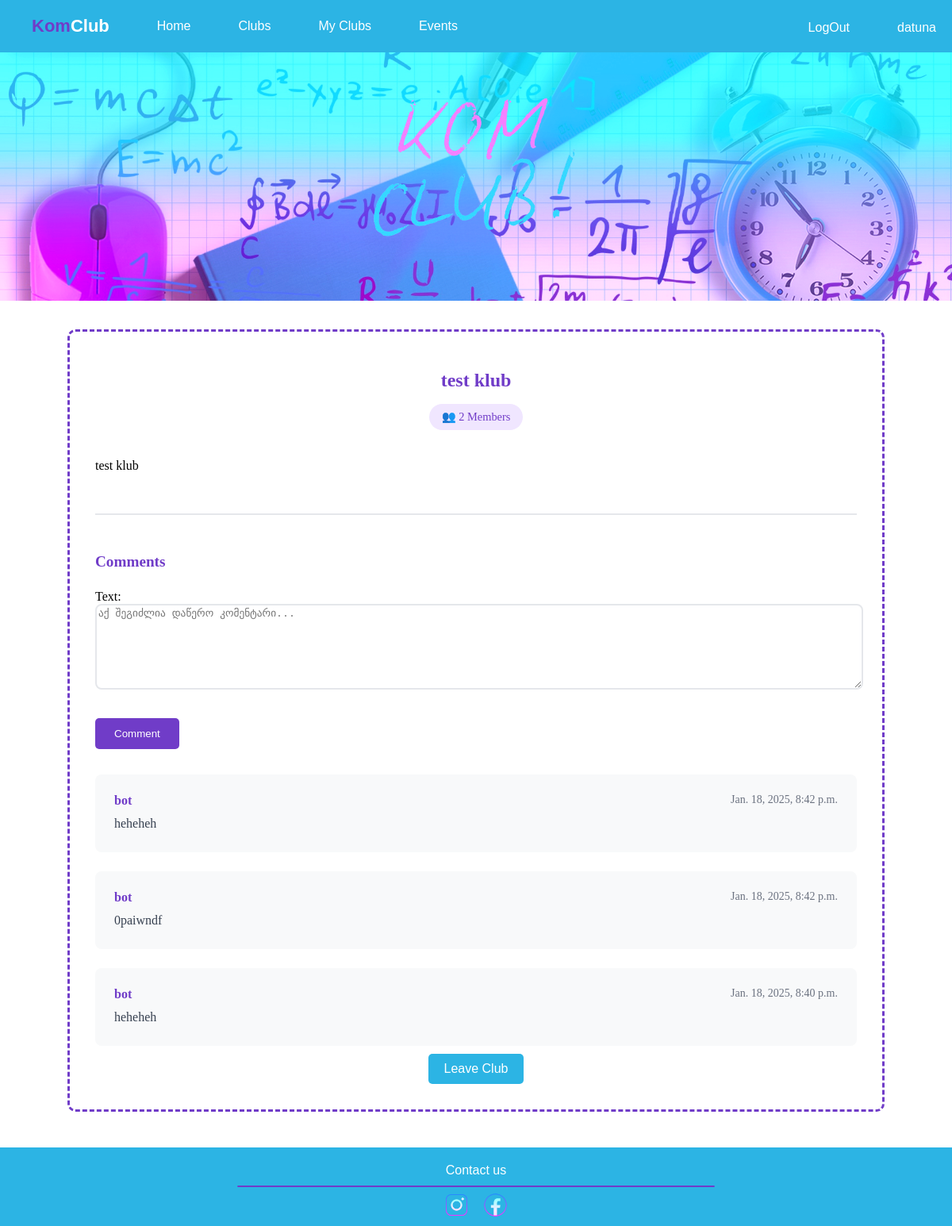
Page /club/test-klub/ (signed in) on the earlier database version.
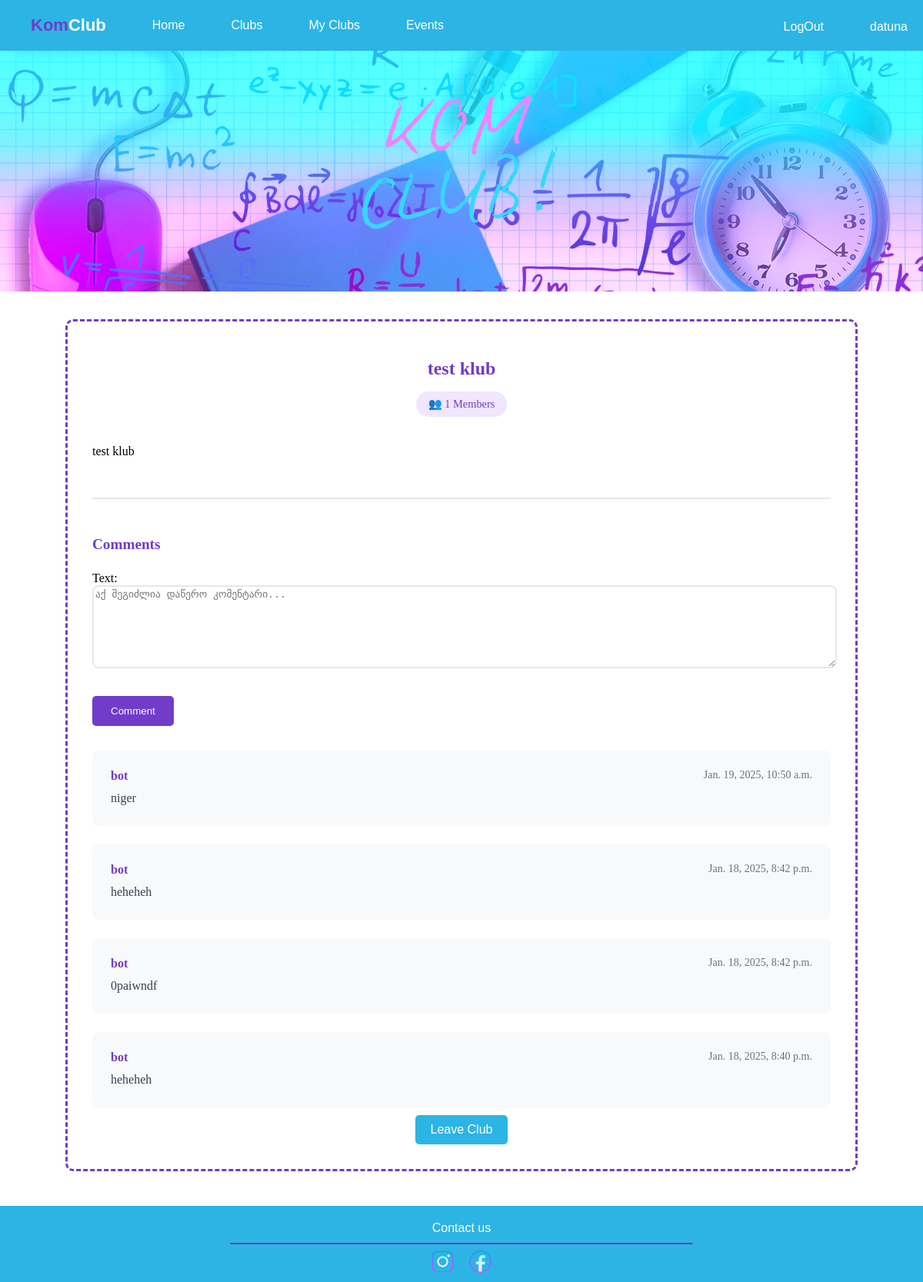
Same page on the later database version.
### clubs/models.py (models this page shows, shortened)
class Clubs_info(models.Model):
    name = models.CharField(max_length=30, unique=True)
    description = models.TextField(blank=True, null=True)
    members = models.ManyToManyField('users.User_info', related_name='clubs', blank=True)
    owner = models.ForeignKey('users.User_info', related_name='owned_clubs', on_delete=models.CASCADE, default=1)
    slug = models.SlugField(unique=True, blank=True)

class Comments(models.Model):
    user = models.ForeignKey('users.User_info', related_name='comments', on_delete=models.CASCADE, default='1')
    club = models.ForeignKey('clubs.Clubs_info', related_name='club_comments', on_delete=models.CASCADE, default='1')
    text = models.TextField()
    create_time = models.DateTimeField(auto_now_add=True)
    class Meta:
        ordering = ['-create_time']

### users/models.py (models this page shows)
class User_info(models.Model):
    username = models.CharField(max_length=15, default='bot')
    gmail = models.EmailField(unique=True)
    password = models.CharField(max_length=20, default='bot123')
    pfp = models.ImageField(default='../../static/images/defaultpfp.jpg')
    premmision = models.BooleanField(default=False)
    def __str__(self):
        return self.username

### clubs/views.py (the view)
# urls.py: path('club/<slug:slug>/', club_detail, name='club_detail'),
def club_detail(request, slug):
    user_id = request.session.get('user_id')
    if user_id:
        club = Clubs_info.objects.get(slug=slug)
        comments = club.club_comments.all()
        form = CommentForm()
        members_count = club.members.aggregate(members_count=Count('id'))
        if request.method == 'POST':
            form = CommentForm(request.POST)
            if form.is_valid():
                form.save()
                text = form.cleaned_data['text']
                Comments.objects.filter(text=text).update(user=user_id)
    else:
        return redirect('/login')
    return render(request, 'club_detail.html', {'club' : club, 'members_count' : members_count, 'form' : form, 'comments': comments})

### clubs/forms.py
class CommentForm(forms.ModelForm):
    class Meta:
        model = Comments
        fields = ['text']
        widgets = {
            'text': forms.Textarea(attrs={
                'class': 'comment-input',
                'placeholder': 'აქ შეგიძლია დაწერო კომენტარი...',
                'rows': 3,
            }),
        }

### clubs/templates/club_detail.html (shortened to what this page needs)
{% extends 'base.html' %}
{% block body %}
<div class="club-container">
    <div class="club-header">
        <h1 class="club-name">{{ club.name }}</h1>
        <div class="club-meta">
            <div class="member-count">
                👥 {{ members_count.members_count|default:"0" }} Members
            </div>
        </div>
    </div>
    <div class="club-description">
        {{ club.description }}
    </div>
    <div class="comments-section">
        <h2 class="comments-header">Comments</h2>
        <form method="post" class="comment-form">
            {{ form.as_p }}
            <button type="submit" class="comment-submit">Comment</button>
        </form>
        <div class="comments-list">
            {% for comment in comments %}
            <div class="comment">
                <div class="comment-header">
                    <span class="comment-author">{{comment.user}}</span>
                    <span class="comment-date">{{comment.create_time}}</span>
                </div>
                <div class="comment-content">
                    {{comment.text}}
                </div>
            </div>
            {% endfor %}
        </div>
    </div>
    <div class="club-actions">
        <a href="{% url 'leave_club' club_id=club.id %}" class="leave-club-btn">
            Leave Club
        </a>
    </div>
</div>
{% endblock %}

### HomePage/templates/base.html (shortened to what this page needs)
<!DOCTYPE html>
<html lang="en">
<head>
    <link rel="stylesheet" href="../../static/css/style.css">
</head>
<body>
<div class="page-container">
    <div class="content-wrap">
 <nav class="navigation">
    <ul class="left-nav">
        <li class="bt bigfont l">
            <a href="/" class="logo"><span>Kom</span>Club</a>
        </li>
        <li class="l">
            <a href="/" class="bt q nav-link">Home</a>
        </li>
        <li class="l">
            <a href="/clubs" class="bt q nav-link">Clubs</a>
        </li>
        <li class="l">
            <a href="/my_clubs" class="bt q nav-link">My Clubs</a>
        </li>
        <li class="l">
            <a href="/events" class="bt q nav-link"> Events</a>
        </li>
    </ul>
    <ul class="right-nav">
    {% if request.session.user_id %}
        <li class="l">
            <a class="bt q nav-link" href="/logout">LogOut</a>
        </li>
        <li class="l">
            <a class="bt q">{{ request.session.username }}</a>
        </li>
    {% endif %}
    </ul>
</nav>
<img src="../../static/images/image.jpg" class="banner">
    {% block body %}
    {% endblock %}
  <footer>
    <a class="contact">Contact us</a>
    <div class="divider"></div>
    <img class="appicon" src="../../static/images/instagram.png" href="#">
    <img class="appicon" src="../../static/images/facebook.png" href="#">
  </footer>
  </div>
</div>
</body>
</html>

### static/css/style.css (style rules this page uses)
.logo { display: block; margin: 0 auto; transition: filter 0.3s ease; }
body, html { margin: 0; padding: 0; width:100%; overflow-x: hidden; }
.banner { width:100%; filter:brightness(1.2); }
.navigation { background-color: #2cb4e4; display: flex; justify-content: space-between; align-items: center; padding: 10px 20px; margin: 0; width:100%; }
.logo { font-size: 22px; font-weight: bold; color: white; text-decoration: none; }
ul { list-style: none; display: flex; padding: 0; margin: 0; }
.left-nav { justify-content: flex-start; }
.right-nav { margin-left: auto; }
li { margin-right: 20px; }
.bt { font-family: Verdana, Geneva, Tahoma, sans-serif; color: white; padding: 10px 20px; text-decoration: none; display: block; white-space: nowrap; transition: background-color 0.3s ease, font-size 0.3s ease; }
.l { display: block; }
.q { padding-top: 13.5px; }
.bigfont { font-size: 22px; }
.contact { font-family: Verdana, Geneva, Tahoma, sans-serif; color: white; padding: 10px 20px; text-decoration: none; display: block; align-self:flex-start; white-space: nowrap; }
.divider { background-color: #7c44dd; margin: 0 auto; border-color:#703cc8; border-style:solid; border-width:1px; border-radius: 50px; width:50%; }
footer { margin: 0px; background-color: #2cb4e4; width: 100%; text-align: center; padding-top:10px; position:absolute; bottom:0; }
.page-container { position:relative; min-height:100vh; }
.content-wrap { padding-bottom: 7rem; }
.appicon { margin:5px; width:35px; filter:brightness(1.3) }

### clubs/templates/club_detail.html (style rules this page uses)
.club-container { width: 80%; max-width: 1200px; margin: 2rem auto; padding: 2rem; padding-bottom:0; border: 3px dashed #703cc8; border-radius: 10px; }
.club-header { text-align: center; margin-bottom: 2rem; }
.club-name { color: #703cc8; font-size: 24px; font-weight: bold; margin-bottom: 1rem; }
.club-meta { display: flex; justify-content: center; align-items: center; gap: 1rem; margin-bottom: 1.5rem; color: #666; font-size: 0.9rem; }
.member-count { display: flex; align-items: center; gap: 0.5rem; padding: 0.5rem 1rem; background-color: #f0e6ff; border-radius: 20px; color: #703cc8; }
.club-description { line-height: 1.6; text-align: left; font-size: 16px; margin-bottom: 2rem; }
.club-actions { text-align: center; margin-bottom: 2rem; }
.leave-club-btn { display: inline-block; background-color: #2cb4e4; color: white; padding: 10px 20px; border-radius: 5px; text-decoration: none; font-family: Verdana, sans-serif; transition: background-color 0.3s ease, transform 0.2s ease; margin-top:10px; margin-bottom:0; }
.comments-section { margin-top: 3rem; border-top: 2px solid #e5e7eb; padding-top: 2rem; }
.comments-header { color: #703cc8; font-size: 1.2rem; margin-bottom: 1.5rem; font-weight: bold; }
.comment-form { margin-bottom: 2rem; }
.comment-input { width: 100%; border: 2px solid #e5e7eb; border-radius: 8px; margin-bottom: 1rem; resize: vertical; min-height: 100px; transition: border-color 0.3s ease; }
.comment-submit { background-color: #703cc8; color: white; padding: 0.75rem 1.5rem; border: none; border-radius: 5px; cursor: pointer; transition: background-color 0.3s ease; }
.comments-list { display: flex; flex-direction: column; gap: 1.5rem; }
.comment { background-color: #f8f9fa; border-radius: 8px; padding: 1.5rem; }
.comment-header { display: flex; justify-content: space-between; margin-bottom: 0.5rem; }
.comment-author { font-weight: bold; color: #703cc8; }
.comment-date { color: #6b7280; font-size: 0.875rem; }
.comment-content { color: #374151; line-height: 1.5; }

### HomePage/templates/base.html (style rules this page uses)
span { color:#703cc8; }

Differences in the rows shown:
added Comments: user "bot", create_time "Jan. 19, 2025, 10:50 a.m.", text "niger"
Other differences:
{{ members_count.members_count|default:"0" }}: "2" → "1"
